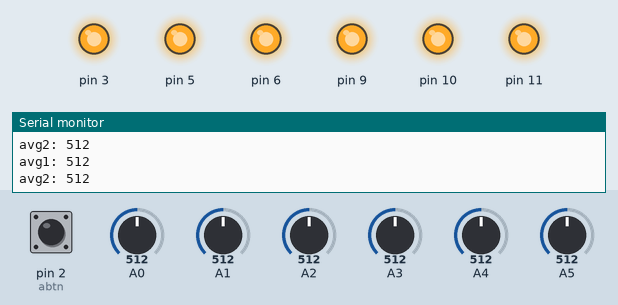
This sketch was run on a simulated Arduino Uno, built with avr-gcc and run on an emulated ATmega328P. Parts: output pins drawn as LEDs (lit = HIGH), the last lines printed to the serial monitor. Inputs (shaded band) come from the test bench; at power-on: A0 = 512, A1 = 512, A2 = 512, A3 = 512, pin 2 (abtn) HIGH, A4 = 512, A5 = 512.

Above: at 1.2 s.
1.3 s: A0 set to 492
2.8 s: A0 set to 471
At 3.9 s:
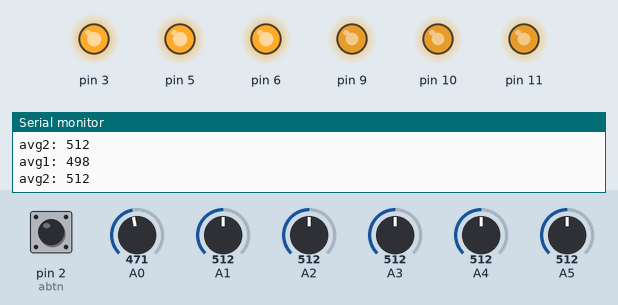
4.3 s: A1 set to 322
7.3 s: A1 set to 299
At 8.1 s:
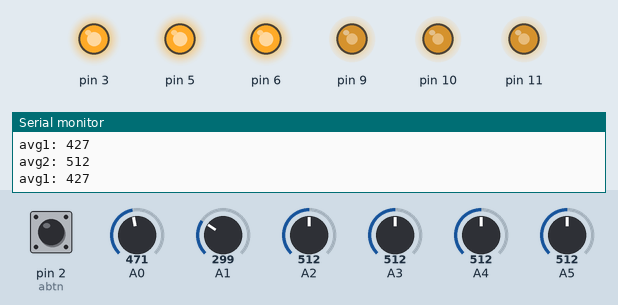
8.8 s: A2 set to 306
At 9.7 s:
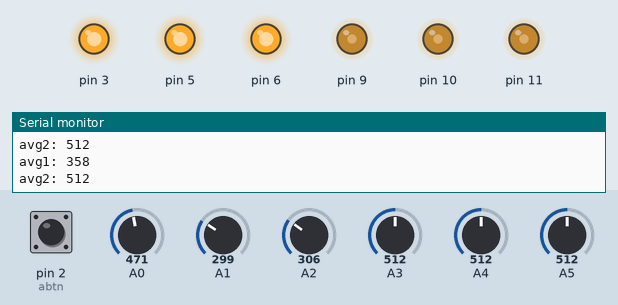
10.3 s: A3 set to 489
11.8 s: A3 set to 463
At 12.1 s:
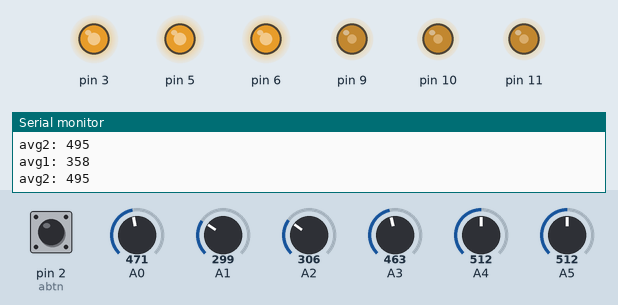
Timing chart, 0 to 14.3 s (numbered marks = the images above; inputs shaded):
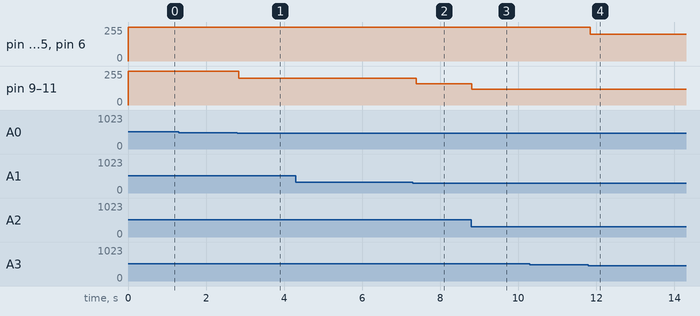

The sketch:

____________1_.ino
```cpp
const int cmp[12] = {100, 200, 250, 300, 350, 370, 400, 430, 500, 600, 800};
const int bright[12] = {0, 25, 51, 76, 100, 120, 135, 160, 200, 255, 255, 255};  // 각 단계에 맞는 LED 밝기

int phsen[6]={0,};

const int abtn = 2;   // 자동 조정 버튼 핀
bool Auto = true;  // 자동 조정 모드 상태
bool ledstate = false;  // 수동 모드 LED 상태

void setup() {
  Serial.begin(9600);
  pinMode(abtn, INPUT_PULLUP);

  // LED 핀 출력 설정
  pinMode(9, OUTPUT);
  pinMode(10, OUTPUT);
  pinMode(11, OUTPUT);
  pinMode(3, OUTPUT);
  pinMode(5, OUTPUT);
  pinMode(6, OUTPUT);
}

void loop() {
  // 버튼 상태 읽기
  bool autostate = digitalRead(abtn);

  // 자동 조정 버튼 눌림 상태 확인
  static bool lastauto = HIGH;
  if (autostate==LOW&&lastauto==HIGH)
  {
    Auto=!Auto;  // 자동 조정 모드 전환
    delay(5);
  }
  lastauto=autostate;

  // 각 센서 값 읽기

  if(Auto==1)
  {
    phsen[0] = analogRead(A0);
    phsen[1] = analogRead(A1);
    phsen[2] = analogRead(A2);

    phsen[3] = analogRead(A3);
    phsen[4] = analogRead(A4);
    phsen[5] = analogRead(A5);

    //(a1, a2, a3) 평균 계산
    int avg1=0;
    for(int i=0;i<3;i++)
      avg1+=phsen[i];

    avg1/=3;
    Serial.print("avg1: ");
    Serial.println(avg1);

    //(b1, b2, b3) 평균 계산
    int avg2=0;
    for(int i=3;i<6;i++)
      avg2+=phsen[i];

    avg2/=3;
    Serial.print("avg2: ");
    Serial.println(avg2);

    // LED 밝기 조절 avg1
    int brightness1=0;
    for(int i=0;i<12;i++)
    {
      if (avg1<=cmp[i])
      {
        brightness1=bright[i];
        break;
      }
    }

    analogWrite(9, brightness1);
    analogWrite(10, brightness1);
    analogWrite(11, brightness1);

    // LED 밝기 조절 avg2
    int brightness2=0;
    for(int i=0;i<12;i++)
    {
      if (avg2<=cmp[i])
      {
        brightness2=bright[i];
        break;
      }
    }

    analogWrite(3, brightness2);
    analogWrite(5, brightness2);
    analogWrite(6, brightness2);
  }
  else
  {
    int dl=ledstate?255:0;
    analogWrite(9, dl);
    analogWrite(10, dl);
    analogWrite(11, dl);
    analogWrite(3, dl);
    analogWrite(5, dl);
    analogWrite(6, dl);
  }

  delay(100);  // 0.1초 대기

}
```

Measured:
- the behaviour switches between 479 and 478 on A0 (found by bisection; images 0 and 1)
- the behaviour switches between 479 and 478 on A3 (found by bisection; images 3 and 4)
- after the input at 2.8 s, pin 9–11: 255/255 → 200/255 at once
- after the input at 7.3 s, pin 9–11: 200/255 → 160/255 after 0.09 s
- after the input at 8.8 s, pin 9–11: 160/255 → 120/255 at once
- after the input at 11.8 s, pin 3, pin 5, pin 6: 255/255 → 200/255 at once
